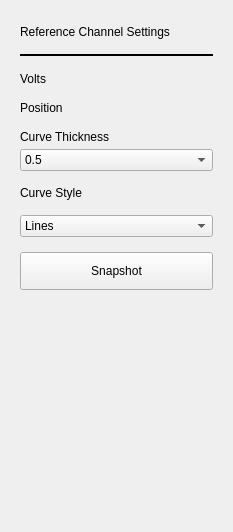
<?xml version="1.0" encoding="UTF-8"?>
<ui version="4.0">
 <class>channelSettings</class>
 <widget class="QWidget" name="channelSettings">
  <property name="geometry">
   <rect>
    <x>0</x>
    <y>0</y>
    <width>233</width>
    <height>532</height>
   </rect>
  </property>
  <layout class="QVBoxLayout" name="verticalLayout_4">
   <property name="spacing">
    <number>15</number>
   </property>
   <property name="leftMargin">
    <number>20</number>
   </property>
   <property name="topMargin">
    <number>25</number>
   </property>
   <property name="rightMargin">
    <number>20</number>
   </property>
   <property name="bottomMargin">
    <number>0</number>
   </property>
   <item>
    <widget class="QLabel" name="channelSettingsTitle">
     <property name="text">
      <string>Reference Channel Settings</string>
     </property>
     <property name="general_settings_label" stdset="0">
      <bool>true</bool>
     </property>
    </widget>
   </item>
   <item>
    <widget class="Line" name="lineChannelSettingsTitle">
     <property name="minimumSize">
      <size>
       <width>0</width>
       <height>0</height>
      </size>
     </property>
     <property name="maximumSize">
      <size>
       <width>16777215</width>
       <height>16777215</height>
      </size>
     </property>
     <property name="frameShadow">
      <enum>QFrame::Plain</enum>
     </property>
     <property name="lineWidth">
      <number>2</number>
     </property>
     <property name="orientation">
      <enum>Qt::Horizontal</enum>
     </property>
     <property name="blue_line" stdset="0">
      <bool>true</bool>
     </property>
    </widget>
   </item>
   <item>
    <layout class="QVBoxLayout" name="layoutFftSettings"/>
   </item>
   <item>
    <layout class="QVBoxLayout" name="layoutOscSettings">
     <item>
      <layout class="QVBoxLayout" name="layoutVolts">
       <item>
        <widget class="QLabel" name="label_volts">
         <property name="text">
          <string>Volts</string>
         </property>
        </widget>
       </item>
      </layout>
     </item>
     <item>
      <layout class="QVBoxLayout" name="layoutPosition">
       <item>
        <widget class="QLabel" name="label_position">
         <property name="text">
          <string>Position</string>
         </property>
        </widget>
       </item>
      </layout>
     </item>
    </layout>
   </item>
   <item>
    <layout class="QVBoxLayout" name="layoutGeneralSettings">
     <item>
      <layout class="QVBoxLayout" name="layoutLineThickness">
       <property name="spacing">
        <number>5</number>
       </property>
       <property name="topMargin">
        <number>0</number>
       </property>
       <item>
        <widget class="QLabel" name="label_thickness">
         <property name="text">
          <string>Curve Thickness</string>
         </property>
        </widget>
       </item>
       <item>
        <widget class="QComboBox" name="comboBox_line_thickness">
         <item>
          <property name="text">
           <string>0.5</string>
          </property>
         </item>
         <item>
          <property name="text">
           <string>1</string>
          </property>
         </item>
         <item>
          <property name="text">
           <string>1.5</string>
          </property>
         </item>
         <item>
          <property name="text">
           <string>2</string>
          </property>
         </item>
         <item>
          <property name="text">
           <string>2.5</string>
          </property>
         </item>
         <item>
          <property name="text">
           <string>3</string>
          </property>
         </item>
         <item>
          <property name="text">
           <string>3.5</string>
          </property>
         </item>
         <item>
          <property name="text">
           <string>4</string>
          </property>
         </item>
         <item>
          <property name="text">
           <string>4.5</string>
          </property>
         </item>
         <item>
          <property name="text">
           <string>5</string>
          </property>
         </item>
        </widget>
       </item>
      </layout>
     </item>
     <item>
      <layout class="QVBoxLayout" name="layoutLineStyle">
       <item>
        <widget class="QLabel" name="label_style">
         <property name="text">
          <string>Curve Style</string>
         </property>
        </widget>
       </item>
       <item>
        <widget class="QComboBox" name="comboBox_line_style">
         <item>
          <property name="text">
           <string>Lines</string>
          </property>
         </item>
         <item>
          <property name="text">
           <string>Dots</string>
          </property>
         </item>
         <item>
          <property name="text">
           <string>Steps</string>
          </property>
         </item>
         <item>
          <property name="text">
           <string>Sticks</string>
          </property>
         </item>
         <item>
          <property name="text">
           <string>Smooth</string>
          </property>
         </item>
        </widget>
       </item>
      </layout>
     </item>
    </layout>
   </item>
   <item>
    <widget class="QPushButton" name="btnSnapshot">
     <property name="styleSheet">
      <string notr="true">QPushButton{
  width: 175px;
  height: 30px;
  font-weight: normal;
  font-style: normal;
  text-align: center;
}</string>
     </property>
     <property name="text">
      <string>Snapshot</string>
     </property>
     <property name="blue_button" stdset="0">
      <bool>true</bool>
     </property>
    </widget>
   </item>
   <item>
    <spacer name="verticalSpacer_4">
     <property name="orientation">
      <enum>Qt::Vertical</enum>
     </property>
     <property name="sizeHint" stdset="0">
      <size>
       <width>10</width>
       <height>10</height>
      </size>
     </property>
    </spacer>
   </item>
   <item>
    <spacer name="verticalSpacer_3">
     <property name="orientation">
      <enum>Qt::Vertical</enum>
     </property>
     <property name="sizeType">
      <enum>QSizePolicy::Fixed</enum>
     </property>
     <property name="sizeHint" stdset="0">
      <size>
       <width>10</width>
       <height>0</height>
      </size>
     </property>
    </spacer>
   </item>
  </layout>
 </widget>
 <resources/>
 <connections/>
</ui>
